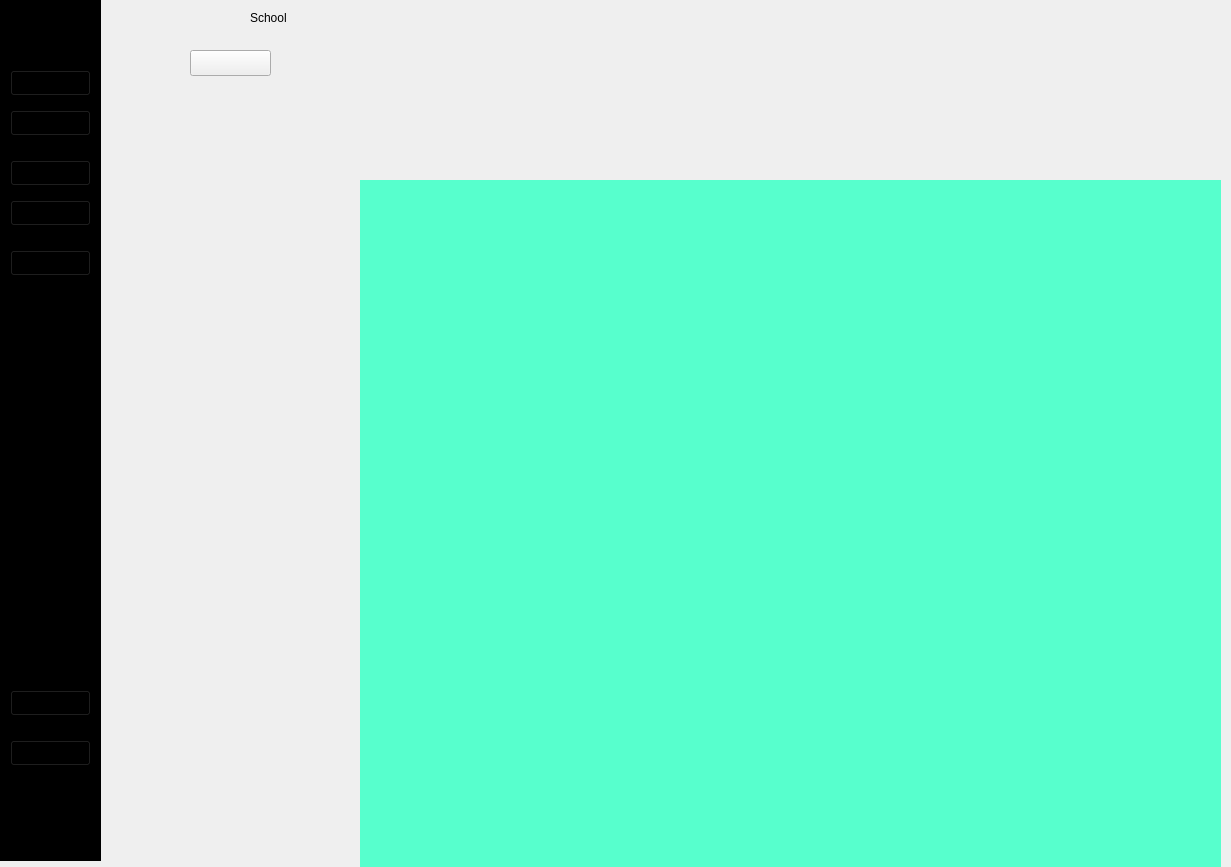
<?xml version="1.0" encoding="UTF-8"?>
<ui version="4.0">
 <class>MainWindow</class>
 <widget class="QMainWindow" name="MainWindow">
  <property name="geometry">
   <rect>
    <x>0</x>
    <y>0</y>
    <width>1231</width>
    <height>867</height>
   </rect>
  </property>
  <property name="windowTitle">
   <string>MainWindow</string>
  </property>
  <widget class="QWidget" name="centralwidget">
   <widget class="QWidget" name="icon_widget" native="true">
    <property name="geometry">
     <rect>
      <x>0</x>
      <y>0</y>
      <width>101</width>
      <height>861</height>
     </rect>
    </property>
    <property name="styleSheet">
     <string notr="true">background-color: rgb(0, 0, 0);</string>
    </property>
    <widget class="QPushButton" name="pushButton">
     <property name="geometry">
      <rect>
       <x>10</x>
       <y>110</y>
       <width>81</width>
       <height>26</height>
      </rect>
     </property>
     <property name="text">
      <string/>
     </property>
     <property name="icon">
      <iconset resource="../resoucers.qrc">
       <normaloff>:/newPrefix/icons/institutionsmall1.png</normaloff>:/newPrefix/icons/institutionsmall1.png</iconset>
     </property>
     <property name="iconSize">
      <size>
       <width>100</width>
       <height>20</height>
      </size>
     </property>
    </widget>
    <widget class="QLabel" name="label_4">
     <property name="geometry">
      <rect>
       <x>30</x>
       <y>10</y>
       <width>40</width>
       <height>40</height>
      </rect>
     </property>
     <property name="maximumSize">
      <size>
       <width>40</width>
       <height>40</height>
      </size>
     </property>
     <property name="text">
      <string/>
     </property>
     <property name="pixmap">
      <pixmap resource="../resoucers.qrc">:/newPrefix/icons/logo.png</pixmap>
     </property>
     <property name="scaledContents">
      <bool>true</bool>
     </property>
    </widget>
    <widget class="QPushButton" name="pushButton_3">
     <property name="geometry">
      <rect>
       <x>10</x>
       <y>70</y>
       <width>81</width>
       <height>26</height>
      </rect>
     </property>
     <property name="text">
      <string/>
     </property>
     <property name="icon">
      <iconset resource="../resoucers.qrc">
       <normaloff>:/newPrefix/icons/dashboardsmall1.png</normaloff>:/newPrefix/icons/dashboardsmall1.png</iconset>
     </property>
    </widget>
    <widget class="QPushButton" name="pushButton_4">
     <property name="geometry">
      <rect>
       <x>10</x>
       <y>160</y>
       <width>81</width>
       <height>26</height>
      </rect>
     </property>
     <property name="text">
      <string/>
     </property>
     <property name="icon">
      <iconset resource="../resoucers.qrc">
       <normaloff>:/newPrefix/icons/studentssmall1.png</normaloff>:/newPrefix/icons/studentssmall1.png</iconset>
     </property>
     <property name="iconSize">
      <size>
       <width>100</width>
       <height>20</height>
      </size>
     </property>
    </widget>
    <widget class="QPushButton" name="pushButton_5">
     <property name="geometry">
      <rect>
       <x>10</x>
       <y>200</y>
       <width>81</width>
       <height>26</height>
      </rect>
     </property>
     <property name="text">
      <string/>
     </property>
     <property name="icon">
      <iconset resource="../resoucers.qrc">
       <normaloff>:/newPrefix/icons/teacherssmall1.png</normaloff>:/newPrefix/icons/teacherssmall1.png</iconset>
     </property>
     <property name="iconSize">
      <size>
       <width>100</width>
       <height>20</height>
      </size>
     </property>
    </widget>
    <widget class="QPushButton" name="pushButton_6">
     <property name="geometry">
      <rect>
       <x>10</x>
       <y>250</y>
       <width>81</width>
       <height>26</height>
      </rect>
     </property>
     <property name="text">
      <string/>
     </property>
     <property name="icon">
      <iconset resource="../resoucers.qrc">
       <normaloff>:/newPrefix/icons/financessmall1.png</normaloff>:/newPrefix/icons/financessmall1.png</iconset>
     </property>
     <property name="iconSize">
      <size>
       <width>100</width>
       <height>20</height>
      </size>
     </property>
    </widget>
    <widget class="QPushButton" name="pushButton_7">
     <property name="geometry">
      <rect>
       <x>10</x>
       <y>740</y>
       <width>81</width>
       <height>26</height>
      </rect>
     </property>
     <property name="text">
      <string/>
     </property>
     <property name="icon">
      <iconset resource="../resoucers.qrc">
       <normaloff>:/newPrefix/icons/dashboardsmall1.png</normaloff>:/newPrefix/icons/dashboardsmall1.png</iconset>
     </property>
    </widget>
    <widget class="QPushButton" name="pushButton_8">
     <property name="geometry">
      <rect>
       <x>10</x>
       <y>690</y>
       <width>81</width>
       <height>26</height>
      </rect>
     </property>
     <property name="text">
      <string/>
     </property>
     <property name="icon">
      <iconset resource="../resoucers.qrc">
       <normaloff>:/newPrefix/icons/dashboardsmall1.png</normaloff>:/newPrefix/icons/dashboardsmall1.png</iconset>
     </property>
    </widget>
   </widget>
   <widget class="QWidget" name="icon_textwidget" native="true">
    <property name="geometry">
     <rect>
      <x>110</x>
      <y>0</y>
      <width>221</width>
      <height>861</height>
     </rect>
    </property>
    <widget class="QPushButton" name="pushButton_2">
     <property name="geometry">
      <rect>
       <x>80</x>
       <y>50</y>
       <width>81</width>
       <height>26</height>
      </rect>
     </property>
     <property name="text">
      <string/>
     </property>
    </widget>
    <widget class="QLabel" name="label_2">
     <property name="geometry">
      <rect>
       <x>0</x>
       <y>10</y>
       <width>40</width>
       <height>40</height>
      </rect>
     </property>
     <property name="maximumSize">
      <size>
       <width>40</width>
       <height>40</height>
      </size>
     </property>
     <property name="text">
      <string/>
     </property>
     <property name="pixmap">
      <pixmap resource="../resoucers.qrc">:/newPrefix/icons/logo.png</pixmap>
     </property>
     <property name="scaledContents">
      <bool>true</bool>
     </property>
    </widget>
    <widget class="QLabel" name="label_3">
     <property name="geometry">
      <rect>
       <x>140</x>
       <y>10</y>
       <width>49</width>
       <height>16</height>
      </rect>
     </property>
     <property name="text">
      <string>School</string>
     </property>
    </widget>
   </widget>
   <widget class="QWidget" name="main_screenwidget" native="true">
    <property name="geometry">
     <rect>
      <x>360</x>
      <y>180</y>
      <width>861</width>
      <height>731</height>
     </rect>
    </property>
    <property name="styleSheet">
     <string notr="true">background-color: rgb(87, 255, 205);</string>
    </property>
   </widget>
   <widget class="QWidget" name="header_widget" native="true">
    <property name="geometry">
     <rect>
      <x>370</x>
      <y>10</y>
      <width>841</width>
      <height>161</height>
     </rect>
    </property>
   </widget>
  </widget>
 </widget>
 <resources>
  <include location="../resoucers.qrc"/>
 </resources>
 <connections/>
</ui>
